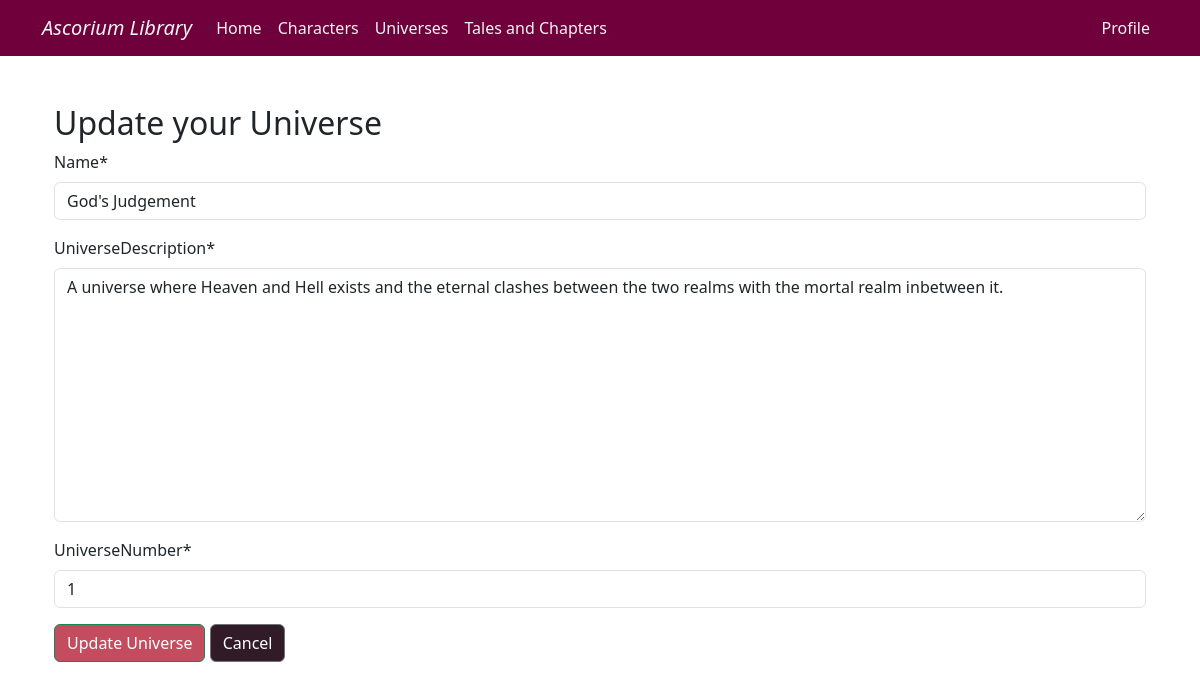
/UniverseArticles/1/Update/ (signed in), run on an earlier commit of the app's database.
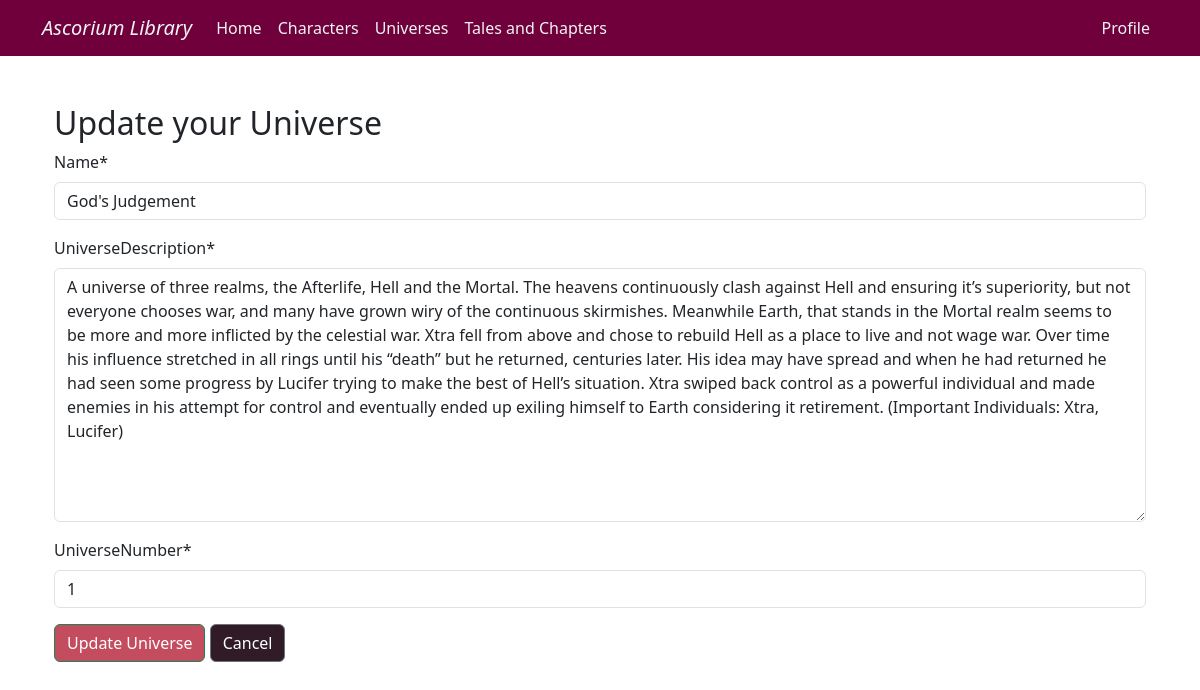
And on a later commit of the database.
### Story_Database/models.py (models this page shows, shortened)
class UniverseDatabase(models.Model):   #Universe Database
    Name=models.CharField(max_length=64)
    UniverseAuthor=models.CharField(max_length=64, null=True)   #can be left empty, since multiple authors for a Universe could exist since they can be large projects of work
    UniverseNumber=models.PositiveIntegerField(unique=True)     #primary key using unique=True
    UniverseDescription=models.TextField() #textfield for the description that can vary in size depending on how creative the user is

### Story_Database/views.py (the view)
# urls.py: path('UniverseArticles/<int:UniverseNumber>/Update/', views.UniverseUpdate, name="UniverseUpdate"),
@login_required
def UniverseUpdate(request, UniverseNumber):
       Universe = Universe=get_object_or_404(UniverseDatabase, UniverseNumber=UniverseNumber)  #find record that needs updating with the UniverseNumber
       if request.method == "POST":
              form = UpdateUniverseForm(request.POST, instance=Universe) #create a form and inserts the data from the record into the form using instance=
              if form.is_valid():
                     if request.user.username == Universe.UniverseAuthor: #ensures that the person updating the article is the author
                            form.save()
                     return redirect("/UniverseArticles/")
       else:
              form = UpdateUniverseForm(instance=Universe) #retry form with the records data in the fields
       return render(request, "UniverseUpdate.html", {"form":form})

### Story_Database/forms.py
class UpdateUniverseForm(UniverseForm): #UpdateUniverseForm an extension of UniverseForm
    class Meta:
        model = UniverseDatabase   #model takes Universe Database model
        fields = ["Name", "UniverseDescription", "UniverseNumber"]

### Story_Database/templates/UniverseUpdate.html (shortened to what this page needs)
{% extends "base.html" %}
{% load crispy_forms_tags %}
{% block content %}
<div class="container mt-5">
    <h2>Update your Universe</h2>
    <form method="post">
        {{ form|crispy }}
        <button type="submit" class="btn btn-success color-button-Submit">Update Universe</button>
        <a href="{% url 'UniverseArticles' %}" class="btn btn-secondary color-button-Cancel">Cancel</a>
    </form>
</div>
{% endblock %}

What changed in the data, as far as the page shows it:
changed UniverseDatabase "God's Judgement": UniverseDescription "A universe where Heaven and Hell exists and the eternal clashes between the two realms with the mortal realm inbetween it." → "A universe of three realms, the Afterlife, Hell and the Mortal. The heavens continuously clash against Hell and ensuring it’s superiority, but not everyone chooses war, and many have grown wiry of the continuous skirmishes. Meanwhile Earth, that stands in the Mortal realm seems to be more and more inflicted by the celestial war. Xtra fell from above and chose to rebuild Hell as a place to live and not wage war. Over time his influence stretched in all rings until his “death” but he returned, centuries later. His idea may have spread and when he had returned he had seen some progress by Lucifer trying to make the best of Hell’s situation. Xtra swiped back control as a powerful individual and…"
